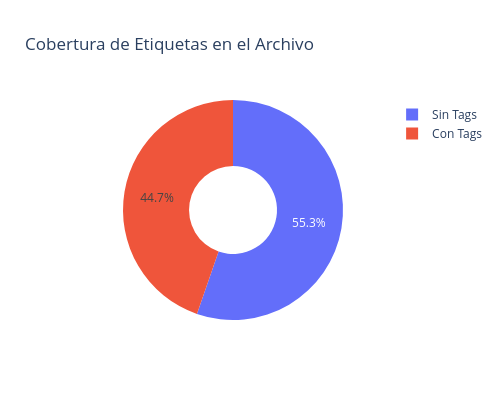

The notebook cell this image was saved under:
### Markdown cell above
## 1. Cobertura Histórica de Tags

### Code cell
total = len(df)
df["tiene_tag"] = df["post_tag"].notna() & (df["post_tag"].str.strip() != "")

con_tag = df["tiene_tag"].sum()
sin_tag = total - con_tag

print(f"Notas con etiquetas: {con_tag:,} ({(con_tag/total)*100:.1f}%)")
print(f"Notas SIN etiquetas: {sin_tag:,} ({(sin_tag/total)*100:.1f}%)")

fig = go.Figure(data=[go.Pie(labels=["Con Tags", "Sin Tags"], values=[con_tag, sin_tag], hole=.4)])
fig.update_layout(title="Cobertura de Etiquetas en el Archivo", width=500, height=400)
fig.show()

### Figure 1 — Plotly figure (JSON) as saved in the notebook; plotly's stock layout.template omitted (floating-point values rounded to 4 significant figures)
{"data": [{"hole": 0.4, "labels": ["Con Tags", "Sin Tags"], "type": "pie", "values": [1589, 1967]}], "layout": {"height": 400, "title": {"text": "Cobertura de Etiquetas en el Archivo"}, "width": 500}}
